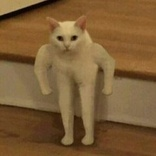
#> input picture laba 7/1.jpg, 156 x 156 px, shrunk from 240 x 240 before the run; its folder holds 5 pictures in this run
$ python 'task 4.py'
#> lines starting #> are read from the running program, lines starting #| are printed output that depends on the picture
from PIL import Image

images = [f'{i}.jpg' for i in range(1, 6)]

for j in images:
    image = Image.open(j)
#> image is the input picture: PIL image 156x156 RGB; mean R, G, B 125.3, 93.4, 54.3
    watermark = Image.open("watermark.png")
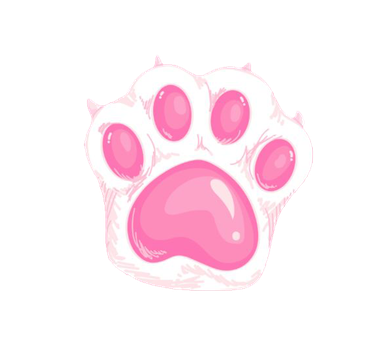
#> input picture laba 7/watermark.png, 391 x 346 px, shrunk from 600 x 531 before the run
#> watermark is the input picture: PIL image 391x346 RGBA; mean R, G, B, A 75.9, 59.4, 66.3, 74.1
    image.paste(watermark, (0, 0), watermark)
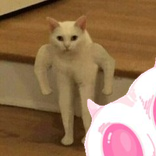
#> image: PIL image 156x156 RGB; mean R, G, B 150.7, 117.7, 87.4
    image.save(f'watermarks/{j}')
#> pass 2 of the loop `for j in images:`:
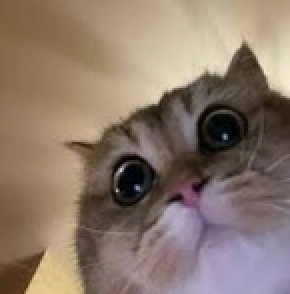
#> input picture laba 7/2.jpg, 145 x 147 px, shrunk from 223 x 226 before the run (shown 2 times larger)
#> image is the input picture: PIL image 145x147 RGB; mean R, G, B 139, 120.6, 105.9
#> `image.paste(watermark, (0, 0), watermark)`:
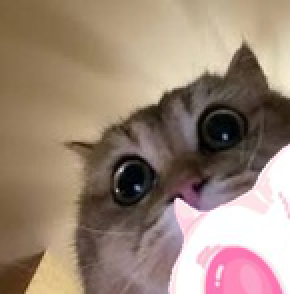
#> image: PIL image 145x147 RGB (shown 2 times larger); mean R, G, B 154.3, 133.1, 117.6
#> pass 3 of the loop `for j in images:`:
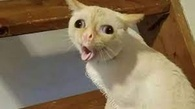
#> input picture laba 7/3.jpg, 195 x 109 px, shrunk from 300 x 168 before the run
#> image is the input picture: PIL image 195x109 RGB; mean R, G, B 133, 114.3, 87.6
#> `image.paste(watermark, (0, 0), watermark)`:
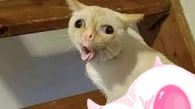
#> image: PIL image 195x109 RGB; mean R, G, B 141.5, 120.2, 100.5
#> (the run stopped early here; a loop or call above may not have finished)
